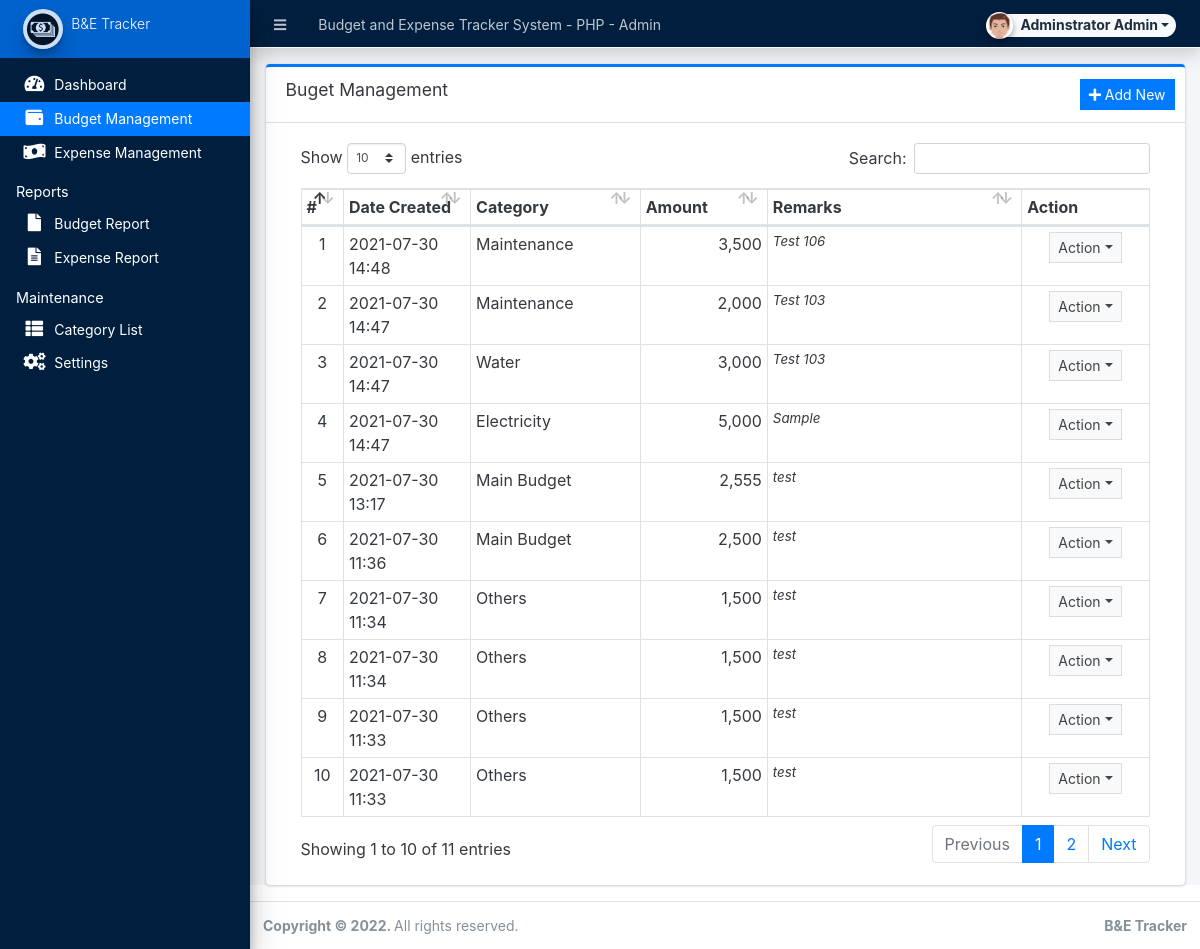
The page /admin/?page=budget (signed in) on the database its author committed.
### tables this page shows
CREATE TABLE `running_balance` (
  `id` int(30) NOT NULL,
  `balance_type` tinyint(1) NOT NULL COMMENT '1=budget, 2=expense',
  `category_id` int(30) NOT NULL,
  `amount` float NOT NULL,
  `remarks` text NOT NULL,
  `user_id` text NOT NULL,
  `date_created` datetime NOT NULL DEFAULT current_timestamp(),
  `date_updated` datetime DEFAULT NULL ON UPDATE current_timestamp()
);

CREATE TABLE `categories` (
  `id` int(30) NOT NULL,
  `category` varchar(250) NOT NULL,
  `description` text DEFAULT NULL,
  `status` tinyint(1) NOT NULL DEFAULT 1,
  `balance` float NOT NULL DEFAULT 0,
  `date_created` datetime NOT NULL DEFAULT current_timestamp(),
  `date_updated` datetime DEFAULT NULL ON UPDATE current_timestamp()
);

### admin/budget/index.php (the view, shortened to what this page needs)
<div class="card card-outline card-primary">
	<div class="card-header">
		<h3 class="card-title">Buget Management</h3>
		<div class="card-tools">
			<a href="javascript:void(0)" id="manage_budget" class="btn btn-flat btn-sm btn-primary"><span class="fas fa-plus"></span>  Add New</a>
		</div>
	</div>
	<div class="card-body">
		<div class="container-fluid">
        <div class="container-fluid">
			<table class="table table-bordered table-stripped">
				<colgroup>
					<col width="5%">
					<col width="15%">
					<col width="20%">
					<col width="15%">
					<col width="30%">
					<col width="15%">
				</colgroup>
				<thead>
					<tr>
						<th>#</th>
						<th>Date Created</th>
						<th>Category</th>
						<th>Amount</th>
						<th>Remarks</th>
						<th>Action</th>
					</tr>
				</thead>
				<tbody>
					<?php
					$i = 1;
						$qry = $conn->query("SELECT r.*,c.category,c.balance from `running_balance` r inner join `categories` c on r.category_id = c.id where c.status=1 and r.balance_type = 1 order by unix_timestamp(r.date_created) desc");
						while($row = $qry->fetch_assoc()):
							foreach($row as $k=> $v){
								$row[$k] = trim(stripslashes($v));
							}
                            $row['remarks'] = strip_tags(stripslashes(html_entity_decode($row['remarks'])));
					?>
						<tr>
							<td class="text-center"><?php echo $i++; ?></td>
							<td><?php echo date("Y-m-d H:i",strtotime($row['date_created'])) ?></td>
							<td><?php echo $row['category'] ?></td>
							<td ><p class="m-0 text-right"><?php echo number_format($row['amount']) ?></p></td>
							<td ><p class="m-0 truncate"><?php echo ($row['remarks']) ?></p></td>
							<td align="center">
								 <button type="button" class="btn btn-flat btn-default btn-sm dropdown-toggle dropdown-icon" data-toggle="dropdown">
				                  		Action
				                  </button>
							</td>
						</tr>
					<?php endwhile; ?>
				</tbody>
			</table>
		</div>
		</div>
	</div>
</div>

### rows shown on the page
running_balance: date_created "2021-07-30 14:48", category.category "Maintenance", amount "3,500", remarks "Test 106"
running_balance: date_created "2021-07-30 14:47", category.category "Maintenance", amount "2,000", remarks "Test 103"
running_balance: date_created "2021-07-30 14:47", category.category "Water", amount "3,000", remarks "Test 103"
running_balance: date_created "2021-07-30 14:47", category.category "Electricity", amount "5,000", remarks "Sample"
running_balance: date_created "2021-07-30 13:17", category.category "Main Budget", amount "2,555", remarks "test"
running_balance: date_created "2021-07-30 11:36", category.category "Main Budget", amount "2,500", remarks "test"
running_balance: date_created "2021-07-30 11:34", category.category "Others", amount "1,500", remarks "test"
running_balance: date_created "2021-07-30 11:34", category.category "Others", amount "1,500", remarks "test"
running_balance: date_created "2021-07-30 11:33", category.category "Others", amount "1,500", remarks "test"
running_balance: date_created "2021-07-30 11:33", category.category "Others", amount "1,500", remarks "test"

### other values the page prints
$_settings->info('name') "Budget and Expense Tracker System - PHP"
$_settings->userdata('firstname').' '.$_settings->userdata('lastname') "Adminstrator Admin"
$_settings->info('short_name') "B&E Tracker"
